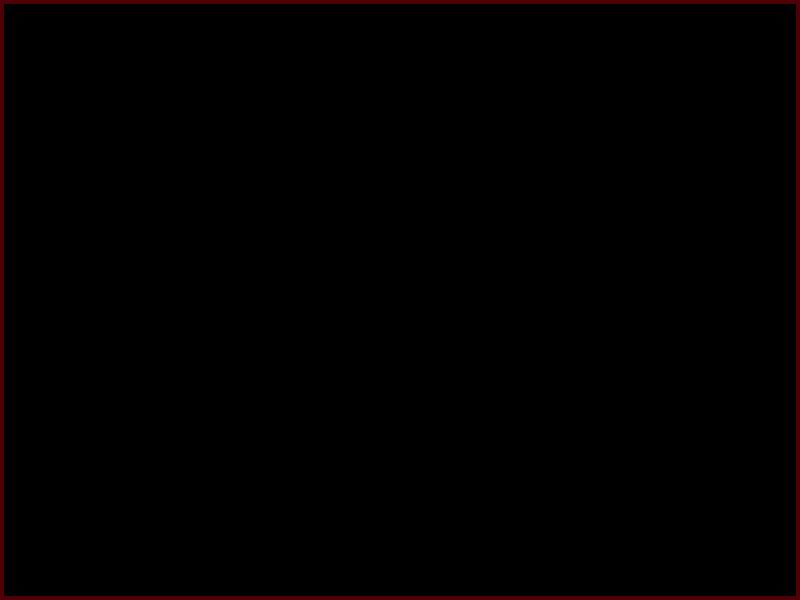

Rendered tile map (Tiled .tmx) drawn with the repository's tilesets; below, a short description and the map source with its tile grids summarised:
An orthogonal 200x150 tile map with 4x4 px tiles, 1 tile layer (collision).

<map version="1.0" orientation="orthogonal" width="200" height="150" tilewidth="4" tileheight="4">
 <tileset firstgid="1" name="collision" tilewidth="4" tileheight="4">
  <image source="collision.png" width="80" height="32" />
 </tileset>
 <imagelayer name="sea" width="200" height="150">
  <image source="sea.jpg" />
 </imagelayer>
 <layer name="collision" width="200" height="150" opacity="0.32">
  <data>[30000 cells, 696 non-empty, 1 distinct tile ids]</data>
 </layer>
</map>
